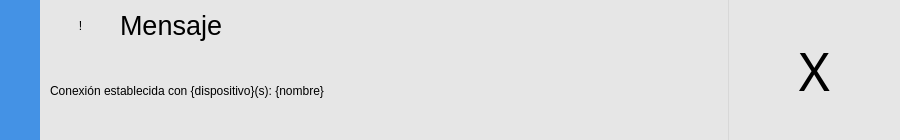
<?xml version="1.0" encoding="UTF-8"?>
<ui version="4.0">
 <class>messageDialog</class>
 <widget class="QDialog" name="messageDialog">
  <property name="geometry">
   <rect>
    <x>0</x>
    <y>0</y>
    <width>900</width>
    <height>140</height>
   </rect>
  </property>
  <property name="windowTitle">
   <string>Dialog</string>
  </property>
  <property name="styleSheet">
   <string notr="true">*{
font: 20pt &quot;Ubuntu&quot;;
}</string>
  </property>
  <layout class="QGridLayout" name="gridLayout">
   <property name="leftMargin">
    <number>0</number>
   </property>
   <property name="topMargin">
    <number>0</number>
   </property>
   <property name="rightMargin">
    <number>0</number>
   </property>
   <property name="bottomMargin">
    <number>0</number>
   </property>
   <property name="spacing">
    <number>0</number>
   </property>
   <item row="0" column="0">
    <widget class="QWidget" name="widget" native="true">
     <property name="styleSheet">
      <string notr="true">background-color: rgb(230, 230, 230);
border-left:40px solid;
border-color: rgb(76, 165, 34);
border-color: rgb(68, 146, 229);</string>
     </property>
     <layout class="QGridLayout" name="gridLayout_2" rowstretch="0" columnstretch="80,0,20">
      <property name="leftMargin">
       <number>40</number>
      </property>
      <property name="topMargin">
       <number>0</number>
      </property>
      <property name="rightMargin">
       <number>0</number>
      </property>
      <property name="bottomMargin">
       <number>0</number>
      </property>
      <property name="spacing">
       <number>0</number>
      </property>
      <item row="0" column="2">
       <widget class="QPushButton" name="pushButton">
        <property name="sizePolicy">
         <sizepolicy hsizetype="Minimum" vsizetype="Preferred">
          <horstretch>0</horstretch>
          <verstretch>0</verstretch>
         </sizepolicy>
        </property>
        <property name="font">
         <font>
          <family>Arial Rounded MT Bold</family>
          <pointsize>40</pointsize>
          <italic>false</italic>
          <bold>false</bold>
         </font>
        </property>
        <property name="styleSheet">
         <string notr="true">QPushButton{
border:none;
	font: 40pt &quot;Arial Rounded MT Bold&quot;;
}
QPushButton:hover{
background-color: rgb(76, 165, 34);
background-color: rgb(170, 0, 0);
}</string>
        </property>
        <property name="text">
         <string>X</string>
        </property>
        <property name="autoDefault">
         <bool>true</bool>
        </property>
        <property name="default">
         <bool>false</bool>
        </property>
        <property name="flat">
         <bool>false</bool>
        </property>
       </widget>
      </item>
      <item row="0" column="0">
       <widget class="QWidget" name="widget_2" native="true">
        <property name="styleSheet">
         <string notr="true">border:none;</string>
        </property>
        <widget class="QLabel" name="messageLabel">
         <property name="geometry">
          <rect>
           <x>10</x>
           <y>50</y>
           <width>631</width>
           <height>81</height>
          </rect>
         </property>
         <property name="styleSheet">
          <string notr="true">background-color: none;</string>
         </property>
         <property name="text">
          <string>Conexión establecida con {dispositivo}(s): {nombre}</string>
         </property>
         <property name="alignment">
          <set>Qt::AlignLeading|Qt::AlignLeft|Qt::AlignVCenter</set>
         </property>
        </widget>
        <widget class="QLabel" name="label">
         <property name="geometry">
          <rect>
           <x>80</x>
           <y>10</y>
           <width>111</width>
           <height>31</height>
          </rect>
         </property>
         <property name="font">
          <font>
           <family>Ubuntu</family>
           <pointsize>20</pointsize>
           <italic>false</italic>
           <bold>false</bold>
          </font>
         </property>
         <property name="styleSheet">
          <string notr="true">background-color: none;</string>
         </property>
         <property name="text">
          <string>Mensaje</string>
         </property>
        </widget>
        <widget class="QLabel" name="label_3">
         <property name="geometry">
          <rect>
           <x>30</x>
           <y>10</y>
           <width>21</width>
           <height>31</height>
          </rect>
         </property>
         <property name="text">
          <string>!</string>
         </property>
         <property name="alignment">
          <set>Qt::AlignCenter</set>
         </property>
        </widget>
       </widget>
      </item>
      <item row="0" column="1">
       <widget class="Line" name="line">
        <property name="styleSheet">
         <string notr="true">border:none;
border-right: 1px solid;
border-color: rgb(216, 216, 216);
</string>
        </property>
        <property name="orientation">
         <enum>Qt::Vertical</enum>
        </property>
       </widget>
      </item>
     </layout>
    </widget>
   </item>
  </layout>
 </widget>
 <resources/>
 <connections>
  <connection>
   <sender>pushButton</sender>
   <signal>clicked()</signal>
   <receiver>messageDialog</receiver>
   <slot>clearAlert()</slot>
   <hints>
    <hint type="sourcelabel">
     <x>825</x>
     <y>83</y>
    </hint>
    <hint type="destinationlabel">
     <x>1091</x>
     <y>96</y>
    </hint>
   </hints>
  </connection>
 </connections>
 <slots>
  <slot>clearAlert()</slot>
 </slots>
</ui>
